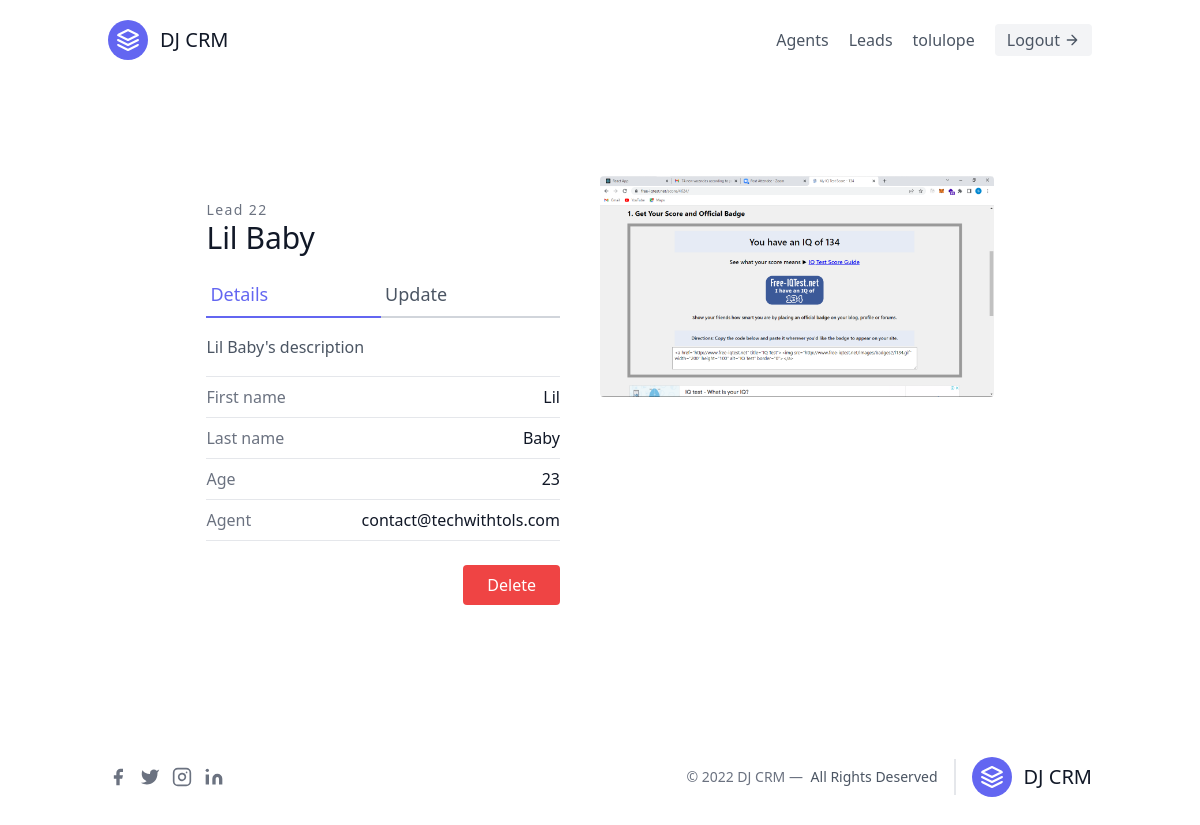
The app's page /leads/22/ (signed in) with its own data.
### leads/models.py (models this page shows)
class User(AbstractUser):
    pass

class Lead(models.Model):
    first_name = models.CharField(max_length=20)
    last_name = models.CharField(max_length=20)
    age = models.IntegerField(default=0)
    description = models.TextField(max_length=200,null=True, blank=True)
    image = models.ImageField()
    created_at = models.DateTimeField(auto_now_add=True)
    updated_at = models.DateTimeField(auto_now=True)
    agent = models.ForeignKey("Agent", on_delete=models.CASCADE, null=True)
    class Meta:
        ordering = ['-updated_at']
    def __str__(self) -> str:
        return self.first_name + " " + self.last_name

class Agent(models.Model):
    user = models.OneToOneField(User, on_delete=models.CASCADE)
    def __str__(self):
        return self.user.email

### leads/views.py (the view)
# urls.py: path('leads/<int:pk>/', views.lead_detail),
def lead_detail(request, pk):
    lead = get_object_or_404(Lead, id=pk)
    context = {"lead": lead}
    return render(request, 'leads/lead_detail.html', context)

### leads/templates/leads/lead_detail.html (shortened to what this page needs)
{% extends 'main.html' %}
{% block content %}
<section class="text-gray-600 body-font overflow-hidden">
  <div class="container px-5 py-24 mx-auto">
    <div class="lg:w-4/5 flex-row-reverse mx-auto lg:flex-row flex flex-wrap justify-between">
      <div class="lg:w-1/2 w-full lg:pr-10 lg:py-6 mb-6 lg:mb-0">
        <h2 class="text-sm title-font text-gray-500 tracking-widest">
          Lead {{lead.id}}
        </h2>
        <h1 class="text-gray-900 text-3xl title-font font-medium mb-4">
          {{lead}}
        </h1>
        <div class="flex mb-4">
          <a
          href="{% url 'leads:detail' lead.id %}"
            class="flex-grow text-indigo-500 border-b-2 border-indigo-500 py-2 text-lg px-1"
            >Details</a
          >
          <a href="{% url 'leads:update' lead.id %}" class="flex-grow border-b-2 border-gray-300 py-2 text-lg px-1"
            >Update</a
          >
        </div>
        <p class="leading-relaxed mb-4">{{lead.description}}</p>
        <div class="flex border-t border-gray-200 py-2">
          <span class="text-gray-500">First name</span>
          <span class="ml-auto text-gray-900">{{lead.first_name}}</span>
        </div>
        <div class="flex border-t border-gray-200 py-2">
          <span class="text-gray-500">Last name</span>
          <span class="ml-auto text-gray-900">{{lead.last_name}}</span>
        </div>
        <div class="flex border-t border-gray-200 py-2">
          <span class="text-gray-500">Age</span>
          <span class="ml-auto text-gray-900">{{lead.age}}</span>
        </div>
        <div class="flex border-t border-b mb-6 border-gray-200 py-2">
          <span class="text-gray-500">Agent</span>
          <span class="ml-auto text-gray-900">{{lead.agent}}</span>
        </div>
        <div class="flex justify-end">
          <button
            class="flex ml-auto text-white bg-red-500 border-0 py-2 px-6 focus:outline-none hover:bg-red-600 rounded"
          >
            <a href="{% url 'leads:delete' lead.id %}">Delete</a>
          </button>
        </div>
      </div>
      <img
        alt="{{lead}}"
        class="lg:w-1/2 w-full  h-full object-cover object-center rounded"
        src="{{lead.image.url}}"
      />
    </div>
  </div>
</section>
{% endblock content %}

### templates/navbar.html (shortened to what this page needs)
<header class="text-gray-600 body-font">
    <div class="container mx-auto flex flex-wrap p-5 flex-col md:flex-row items-center">
      <a href="/" class="flex title-font font-medium items-center text-gray-900 mb-4 md:mb-0">
        <svg xmlns="http://www.w3.org/2000/svg" fill="none" stroke="currentColor" stroke-linecap="round" stroke-linejoin="round" stroke-width="2" class="w-10 h-10 text-white p-2 bg-indigo-500 rounded-full" viewBox="0 0 24 24">
          <path d="M12 2L2 7l10 5 10-5-10-5zM2 17l10 5 10-5M2 12l10 5 10-5"></path>
        </svg>
        <span class="ml-3 text-xl">DJ CRM</span>
      </a>
      <nav class="md:ml-auto flex flex-wrap items-center text-base justify-center">
        <a href="" class="mr-5 hover:text-gray-900">Agents</a>
        <a href="{% url 'leads:index' %}" class="mr-5 hover:text-gray-900">Leads</a>
        {% if request.user.is_authenticated %}
          <a href="" class="mr-5 hover:text-gray-900">{{request.user.username}}</a>
        {% else %}
        <a href="{% url 'leads:register' %}" class="mr-5 hover:text-gray-900">Register</a>
        {% endif %}
      </nav>
      {% if request.user.is_authenticated %}
        <button class="flex items-center bg-gray-100 border-0 py-1 px-3 focus:outline-none hover:bg-gray-200 rounded text-base mt-4 md:mt-0">
        <a href="{% url 'leads:logout' %}">Logout
        </a>
        <svg fill="none" stroke="currentColor" stroke-linecap="round" stroke-linejoin="round" stroke-width="2" class="w-4 h-4 ml-1" viewBox="0 0 24 24">
          <path d="M5 12h14M12 5l7 7-7 7"></path>
        </svg>
      </button>
        {% endif %}
    </div>
  </header>

### records on screen
User: user.username "tolulope"
Lead: id "22", first_name+last_name "Lil Baby", description "Lil Baby's description", first_name "Lil", last_name "Baby", age "23", agent "contact@techwithtols.com", image (picture)
